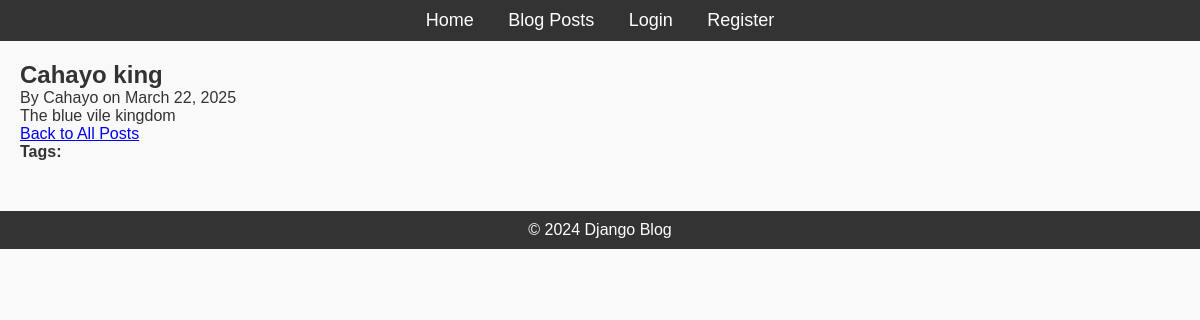
The app's page /post/2/ with its own data.
### blog/models.py (models this page shows, shortened)
class Post(models.Model):
    title = models.CharField(max_length=200)
    content = models.TextField()
    published_date = models.DateTimeField(auto_now_add=True)
    author = models.ForeignKey(User, on_delete=models.CASCADE, related_name="posts")
    tags = models.ManyToManyField(Tag, related_name='posts', blank=True)

### blog/views.py (the view)
# urls.py: path('post/<int:pk>/', PostDetailView.as_view(), name='post-detail'),
class PostDetailView(DetailView):
    model = Post
    template_name = 'blog/post_detail.html'

### blog/templates/blog/post_detail.html (shortened to what this page needs)
{% extends 'blog/base.html' %} {% block content %}
<h2>{{ post.title }}</h2>
<p>By {{ post.author }} on {{ post.published_date|date:"F j, Y" }}</p>
<p>{{ post.content }}</p>
<a href="{% url 'posts' %}">Back to All Posts</a>
<p>
  <strong>Tags:</strong>
</p>
{% endblock %}

### blog/static/blog/style.css (style rules this page uses)
* { margin: 0; padding: 0; box-sizing: border-box; }
body { font-family: Arial, sans-serif; background-color: #f9f9f9; color: #333; }

### records on screen
Post: title "Cahayo king", author "Cahayo", published_date "March 22, 2025", content "The blue vile kingdom"
